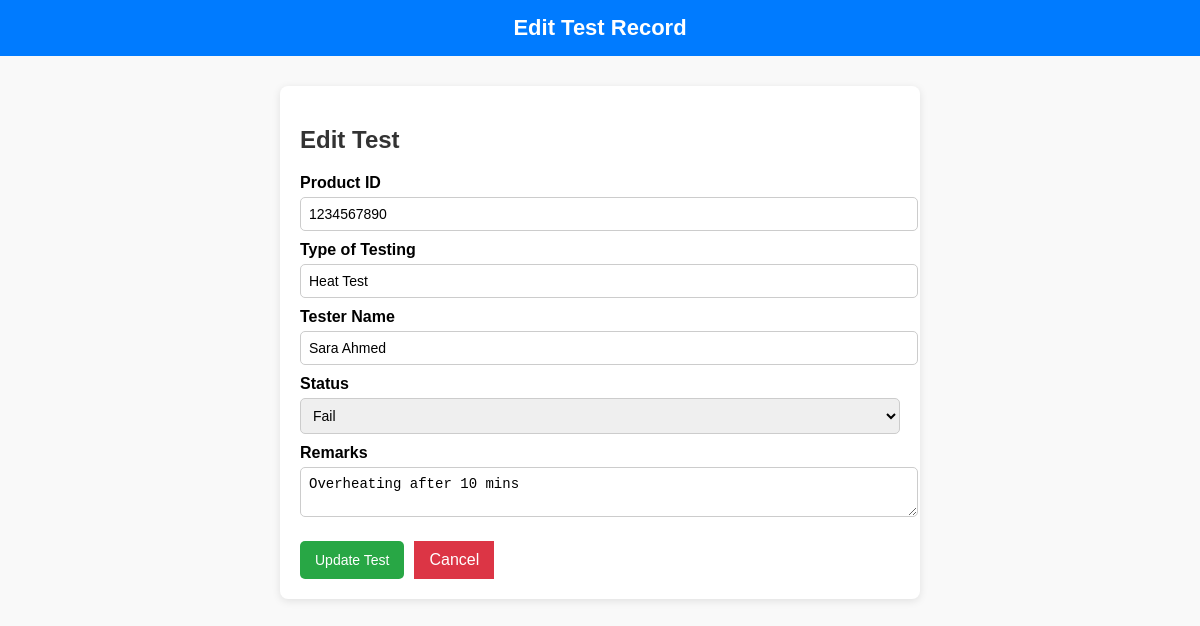
The page /Logics/edit_test.php?id=2 on the database its author committed.
### tables this page shows
CREATE TABLE `tests` (
  `id` int NOT NULL,
  `test_id` varchar(20) NOT NULL,
  `product_id` varchar(10) NOT NULL,
  `type_of_testing` varchar(100) NOT NULL,
  `tester_name` varchar(100) NOT NULL,
  `status` enum('pass','fail') NOT NULL,
  `remarks` text,
  `created_at` timestamp NULL DEFAULT CURRENT_TIMESTAMP
);

### Logics/edit_test.php (the view, shortened to what this page needs)
<?php
include("../db.php");
$id = $_GET['id'] ?? 0;
$sql = "SELECT * FROM tests WHERE id=$id";
$result = $conn->query($sql);
$row = $result->fetch_assoc();
?>
<!DOCTYPE html>
<html lang="en">
<head>
  <link rel="stylesheet" href="../css/style.css">
</head>
<body>
<header>Edit Test Record</header>
<div class="container">
  <h2>Edit Test</h2>
  <form method="POST">
    <label for="product_id">Product ID</label>
    <input type="text" name="product_id" value="<?php echo $row['product_id']; ?>" readonly>
    <label for="test_name">Type of Testing</label>
    <input type="text" name="type_of_testing" value="<?= $row['type_of_testing'] ?>" required>
    <label for="tester_name">Tester Name</label>
    <input type="text" name="tester_name" value="<?= $row['tester_name'] ?>" required>
    <label for="status">Status</label>
    <select name="status" required>
      <option value="fail" <?= $row['status']=='fail'?'selected':'' ?>>Fail</option>
    </select>
    <label for="remarks">Remarks</label>
    <textarea name="remarks"><?= $row['remarks'] ?></textarea>
    <div class="form-btns">
      <button type="submit" class="save-btn">Update Test</button>
      <a href="../tests.php" class="cancel-btn">Cancel</a>
    </div>
  </form>
</div>
</body>
</html>

### Logics/edit_test.php (style rules this page uses)
body { font-family: Arial, sans-serif; background: #f9f9f9; margin:0; padding:0; }
header { background:#007bff; color:white; padding:15px; text-align:center; font-size:22px; font-weight:bold; }
.container { width:50%; margin:30px auto; background:white; padding:20px; border-radius:8px; box-shadow:0 2px 8px rgba(0,0,0,0.1); }
h2 { margin-bottom:20px; color:#333; }
form label { display:block; margin-top:10px; font-weight:bold; }
form input, form select, form textarea { width:100%; padding:8px; margin-top:5px; border:1px solid #ccc; border-radius:5px; font-size:14px; }
.form-btns { margin-top:20px; display:flex; gap:10px; }
.form-btns button { padding:10px 15px; border:none; border-radius:5px; cursor:pointer; font-size:14px; }
.save-btn { background:#28a745; color:white; }
.cancel-btn { background:#dc3545; color:white; text-decoration:none; padding:10px 15px; display:inline-block; }

### rows shown on the page
tests: product_id "1234567890", type_of_testing "Heat Test", tester_name "Sara Ahmed", status "Fail", remarks "Overheating after 10 mins"
